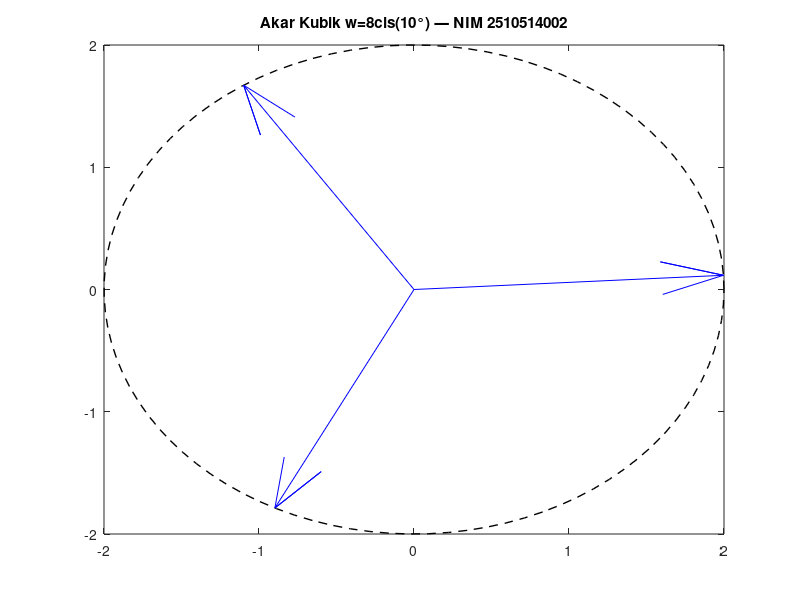

MATLAB code to generate this figure:
% UTS Matematika Sains Data — Semester Genap 2025/2026
% Soal 4 — bilangan kompleks & teorema de moivre
% Nama: Nazla Aliza Pasya | NIM: 2510514002
% Parameter: N=2, a=0, b=2, K=3, theta0=10, alpha=0.003
% =====================================================
clc; clear; close all; a=0; b=2;
z1=(a+2)+(b+1)*1i; z2=(b+1)-(a+2)*1i;
r1=abs(z1); th1=angle(z1);
r2=abs(z2); th2=angle(z2);
fprintf('z1: r=%.4f, theta=%.4f rad = %.4f deg\n',r1,th1,rad2deg(th1));
fprintf('z2: r=%.4f, theta=%.4f rad = %.4f deg\n',r2,th2,rad2deg(th2));
fprintf('z1+z2='); disp(z1+z2);
fprintf('z1*z2='); disp(z1*z2);
fprintf('z1/z2='); disp(z1/z2);
fprintf('|z1-z2|=%.4f\n',abs(z1-z2));
z1_4_DM=r1^4*exp(4i*th1);
z1_4_alg=z1^4;
fprintf('De Moivre: %.4f%+.4fi\n',real(z1_4_DM),imag(z1_4_DM));
fprintf('Aljabar:   %.4f%+.4fi\n',real(z1_4_alg),imag(z1_4_alg));
th0=deg2rad(10); % theta0=10 derajat
roots_w=zeros(1,3);
for k=0:2; roots_w(k+1)=2*exp(1i*(th0+2*pi*k)/3); end
figure; t=linspace(0,2*pi,100);
plot(2*cos(t),2*sin(t),'k--','LineWidth',1); hold on;
compass(roots_w);
title('Akar Kubik w=8cis(10°) — NIM 2510514002');
saveas(gcf,'fig_s4_kompleks.png');
